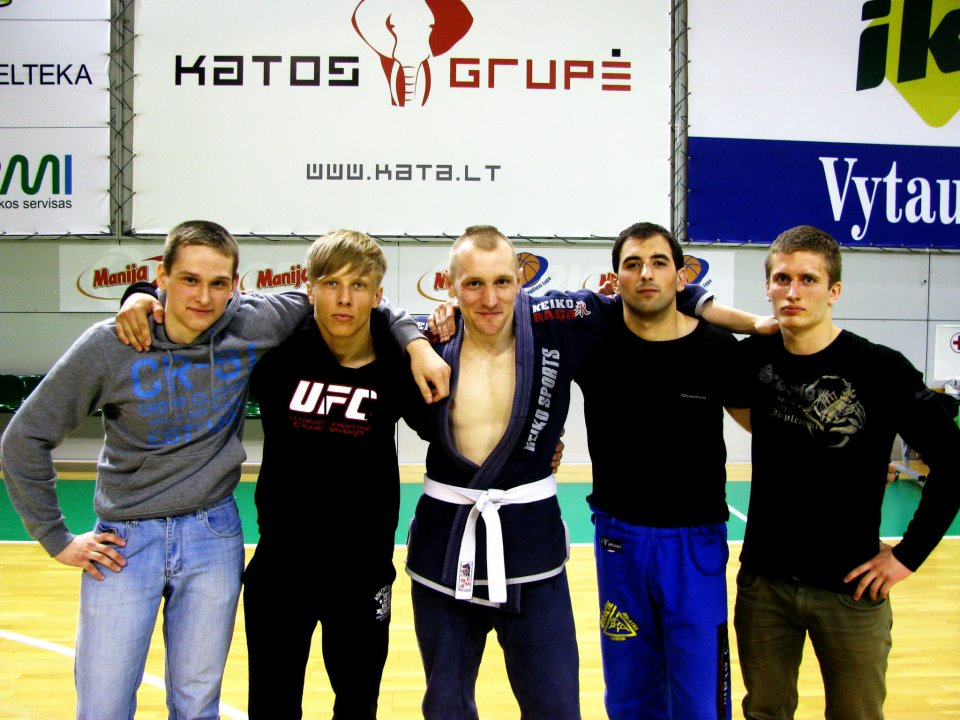
#> input picture Veidai.jpg, 960 x 720 px
$ python gaussian_smoothing_2.py --image ../Veidai.jpg
#> lines starting #> are read from the running program, lines starting #| are printed output that depends on the picture
import numpy as np
import cv2
import argparse
import matplotlib.pyplot as plt
import math
from Darbai_su_vaizdu.Bandymai import gaussian_smoothing_1


def dnorm(x, mu, sd):
    return 1 / (np.sqrt(2 * np.pi) * sd) * np.e ** (-np.power((x - mu) / sd, 2) / 2)


def gaussian_kernel(size, sigma=1, verbose=False):
    kernel_1D = np.linspace(-(size // 2), size // 2, size)
    for i in range(size):
        kernel_1D[i] = dnorm(kernel_1D[i], 0, sigma)
    kernel_2D = np.outer(kernel_1D.T, kernel_1D.T)

    kernel_2D *= 1.0 / kernel_2D.max()

    if verbose:
        plt.imshow(kernel_2D, interpolation='none', cmap='gray')
        plt.title("Kernel ( {}X{} )".format(size, size))
        plt.show()

    return kernel_2D


def gaussian_blur(image, kernel_size, verbose=False):
    kernel = gaussian_kernel(kernel_size, sigma=math.sqrt(kernel_size), verbose=verbose)
    return convolution(image, kernel, average=True, verbose=verbose)


if __name__ == '__main__':
    ap = argparse.ArgumentParser()
    ap.add_argument("-i", "--image", required=True, help="Path to the image")
    args = vars(ap.parse_args())

    image = cv2.imread(args["image"])
#> image is the input picture: shape (720, 960, 3); mean B, G, R 117.4, 123.4, 124.3

    gaussian_blur(image, 5, verbose=True)
#> in gaussian_kernel, `plt.show()`:
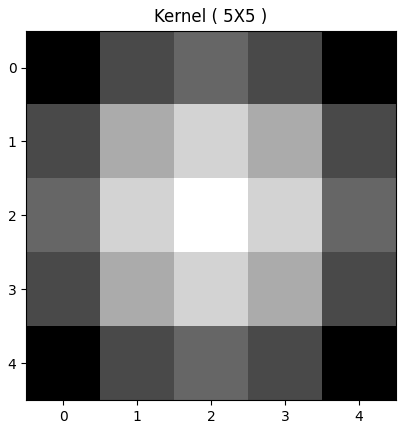
#> figure drawn by matplotlib, 1 panel
#> (the run stopped early here; a loop or call above may not have finished)
